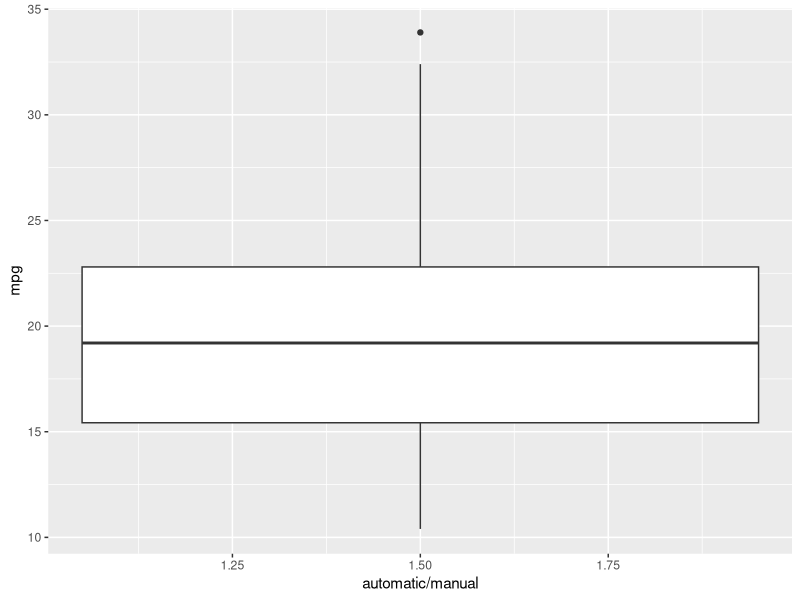

The R source for this figure:
library(ggplot2)
library(dplyr)
data("mtcars")
summary(mtcars)

mtcars$vs=as.factor(mtcars$vs)
mtcars$am=as.factor(mtcars$am)
summary(mtcars)

mtcars$vs=sub("0","V",mtcars$vs)
mtcars$vs=sub("1","S",mtcars$vs)

mtcars$am=sub("0","automatic",mtcars$am)
mtcars$am=sub("1","manual",mtcars$am)

mtcars$vs=factor(mtcars$vs,levels=c("V","S"))
mtcars$am=factor(mtcars$am,levels = c("automatic","manual"))

# correlations
mtcars$vs=as.numeric(mtcars$vs)
mtcars$am=as.numeric(mtcars$am)
cor_num = cor(mtcars)

#plot a/m
amformpg=ggplot(aes(x=am,y=mpg),data=mtcars)+
  geom_boxplot(aes(fill=am))+
  xlab("automatic/manual")


# models
initialmodel = lm(mpg ~ ., data = mtcars)
bestmodel = step(initialmodel, direction = "both")
basemodel = lm(mpg ~ am, data = mtcars)
